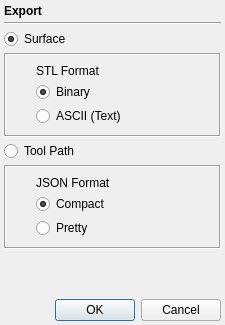
<?xml version="1.0" encoding="UTF-8"?>
<ui version="4.0">
 <class>ExportDialog</class>
 <widget class="QDialog" name="ExportDialog">
  <property name="windowModality">
   <enum>Qt::ApplicationModal</enum>
  </property>
  <property name="geometry">
   <rect>
    <x>0</x>
    <y>0</y>
    <width>225</width>
    <height>325</height>
   </rect>
  </property>
  <property name="minimumSize">
   <size>
    <width>225</width>
    <height>325</height>
   </size>
  </property>
  <property name="maximumSize">
   <size>
    <width>225</width>
    <height>325</height>
   </size>
  </property>
  <property name="windowTitle">
   <string>Export</string>
  </property>
  <property name="modal">
   <bool>true</bool>
  </property>
  <layout class="QVBoxLayout" name="verticalLayout_3">
   <property name="spacing">
    <number>4</number>
   </property>
   <property name="margin">
    <number>4</number>
   </property>
   <item>
    <widget class="QLabel" name="label">
     <property name="font">
      <font>
       <weight>75</weight>
       <bold>true</bold>
      </font>
     </property>
     <property name="text">
      <string>Export</string>
     </property>
    </widget>
   </item>
   <item>
    <widget class="Line" name="line">
     <property name="orientation">
      <enum>Qt::Horizontal</enum>
     </property>
    </widget>
   </item>
   <item>
    <widget class="QRadioButton" name="surfaceRadioButton">
     <property name="text">
      <string>Surface</string>
     </property>
     <property name="checked">
      <bool>true</bool>
     </property>
     <attribute name="buttonGroup">
      <string notr="true">buttonGroup</string>
     </attribute>
    </widget>
   </item>
   <item>
    <widget class="QFrame" name="surfaceFrame">
     <property name="frameShape">
      <enum>QFrame::Box</enum>
     </property>
     <property name="frameShadow">
      <enum>QFrame::Sunken</enum>
     </property>
     <layout class="QVBoxLayout" name="verticalLayout">
      <property name="spacing">
       <number>4</number>
      </property>
      <property name="leftMargin">
       <number>30</number>
      </property>
      <item>
       <widget class="QLabel" name="label_3">
        <property name="font">
         <font>
          <underline>false</underline>
         </font>
        </property>
        <property name="text">
         <string>STL Format</string>
        </property>
       </widget>
      </item>
      <item>
       <widget class="QRadioButton" name="binarySTLRadioButton">
        <property name="text">
         <string>Binary</string>
        </property>
        <property name="checked">
         <bool>true</bool>
        </property>
       </widget>
      </item>
      <item>
       <widget class="QRadioButton" name="asciiSTLRadioButton">
        <property name="text">
         <string>ASCII (Text)</string>
        </property>
       </widget>
      </item>
     </layout>
    </widget>
   </item>
   <item>
    <widget class="QRadioButton" name="toolPathRadioButton">
     <property name="text">
      <string>Tool Path</string>
     </property>
     <attribute name="buttonGroup">
      <string notr="true">buttonGroup</string>
     </attribute>
    </widget>
   </item>
   <item>
    <widget class="QFrame" name="toolPathFrame">
     <property name="frameShape">
      <enum>QFrame::Box</enum>
     </property>
     <property name="frameShadow">
      <enum>QFrame::Sunken</enum>
     </property>
     <layout class="QVBoxLayout" name="verticalLayout_2">
      <property name="spacing">
       <number>4</number>
      </property>
      <property name="leftMargin">
       <number>30</number>
      </property>
      <item>
       <widget class="QLabel" name="label_2">
        <property name="font">
         <font>
          <underline>false</underline>
         </font>
        </property>
        <property name="text">
         <string>JSON Format</string>
        </property>
       </widget>
      </item>
      <item>
       <widget class="QRadioButton" name="compactJSONRadioButton">
        <property name="text">
         <string>Compact</string>
        </property>
        <property name="checked">
         <bool>true</bool>
        </property>
       </widget>
      </item>
      <item>
       <widget class="QRadioButton" name="prettyJSONRadioButton">
        <property name="text">
         <string>Pretty</string>
        </property>
       </widget>
      </item>
     </layout>
    </widget>
   </item>
   <item>
    <spacer name="verticalSpacer">
     <property name="orientation">
      <enum>Qt::Vertical</enum>
     </property>
     <property name="sizeHint" stdset="0">
      <size>
       <width>20</width>
       <height>0</height>
      </size>
     </property>
    </spacer>
   </item>
   <item>
    <widget class="QDialogButtonBox" name="buttonBox">
     <property name="orientation">
      <enum>Qt::Horizontal</enum>
     </property>
     <property name="standardButtons">
      <set>QDialogButtonBox::Cancel|QDialogButtonBox::Ok</set>
     </property>
    </widget>
   </item>
  </layout>
 </widget>
 <resources/>
 <connections>
  <connection>
   <sender>buttonBox</sender>
   <signal>accepted()</signal>
   <receiver>ExportDialog</receiver>
   <slot>accept()</slot>
   <hints>
    <hint type="sourcelabel">
     <x>248</x>
     <y>254</y>
    </hint>
    <hint type="destinationlabel">
     <x>157</x>
     <y>274</y>
    </hint>
   </hints>
  </connection>
  <connection>
   <sender>buttonBox</sender>
   <signal>rejected()</signal>
   <receiver>ExportDialog</receiver>
   <slot>reject()</slot>
   <hints>
    <hint type="sourcelabel">
     <x>316</x>
     <y>260</y>
    </hint>
    <hint type="destinationlabel">
     <x>286</x>
     <y>274</y>
    </hint>
   </hints>
  </connection>
 </connections>
 <buttongroups>
  <buttongroup name="buttonGroup"/>
 </buttongroups>
</ui>
